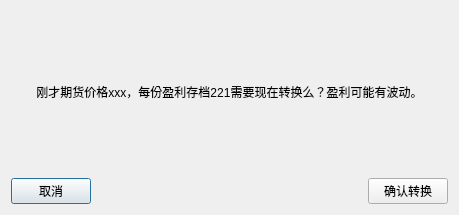
<?xml version="1.0" encoding="UTF-8"?>
<ui version="4.0">
 <class>Dialog</class>
 <widget class="QDialog" name="Dialog">
  <property name="geometry">
   <rect>
    <x>0</x>
    <y>0</y>
    <width>459</width>
    <height>215</height>
   </rect>
  </property>
  <property name="sizePolicy">
   <sizepolicy hsizetype="Fixed" vsizetype="Fixed">
    <horstretch>0</horstretch>
    <verstretch>0</verstretch>
   </sizepolicy>
  </property>
  <property name="windowTitle">
   <string>转换确认</string>
  </property>
  <layout class="QVBoxLayout" name="verticalLayout">
   <item>
    <spacer name="verticalSpacer_2">
     <property name="orientation">
      <enum>Qt::Vertical</enum>
     </property>
     <property name="sizeHint" stdset="0">
      <size>
       <width>20</width>
       <height>40</height>
      </size>
     </property>
    </spacer>
   </item>
   <item>
    <widget class="QLabel" name="label">
     <property name="text">
      <string>刚才期货价格xxx，每份盈利存档221需要现在转换么？盈利可能有波动。</string>
     </property>
     <property name="alignment">
      <set>Qt::AlignCenter</set>
     </property>
     <property name="wordWrap">
      <bool>true</bool>
     </property>
    </widget>
   </item>
   <item>
    <spacer name="verticalSpacer">
     <property name="orientation">
      <enum>Qt::Vertical</enum>
     </property>
     <property name="sizeHint" stdset="0">
      <size>
       <width>20</width>
       <height>40</height>
      </size>
     </property>
    </spacer>
   </item>
   <item>
    <layout class="QHBoxLayout" name="horizontalLayout">
     <item>
      <widget class="QPushButton" name="pushButton_2">
       <property name="text">
        <string>取消</string>
       </property>
      </widget>
     </item>
     <item>
      <spacer name="horizontalSpacer">
       <property name="orientation">
        <enum>Qt::Horizontal</enum>
       </property>
       <property name="sizeHint" stdset="0">
        <size>
         <width>40</width>
         <height>20</height>
        </size>
       </property>
      </spacer>
     </item>
     <item>
      <widget class="QPushButton" name="pushButton">
       <property name="text">
        <string>确认转换</string>
       </property>
      </widget>
     </item>
    </layout>
   </item>
  </layout>
 </widget>
 <resources/>
 <connections/>
</ui>
